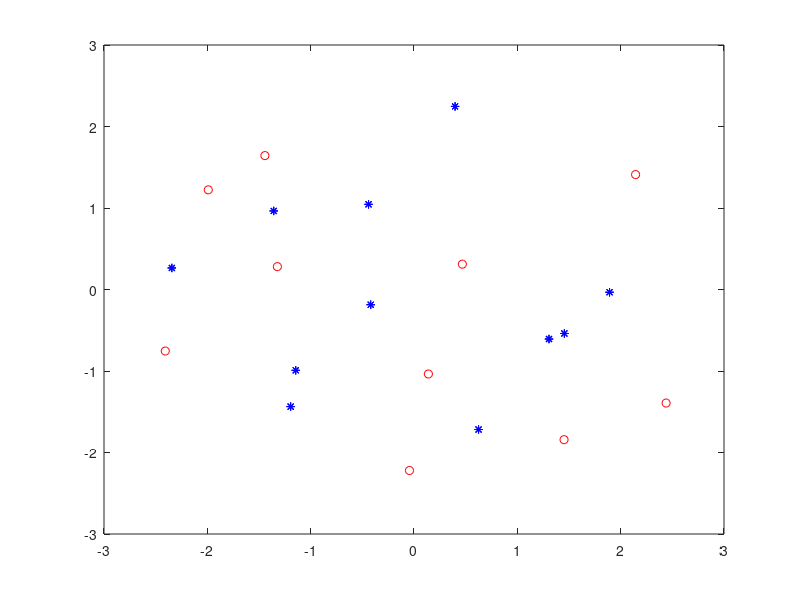
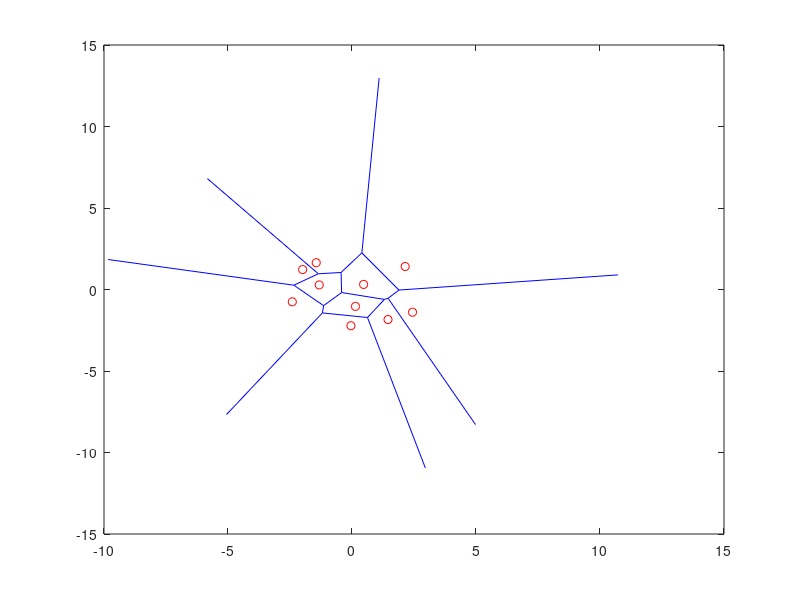

Here is the MATLAB script that generated these plots, in order: (Note: this script raises an error after producing the figures.)
close all;
clc;
clearvars;

points = 10;
range = 5;
for i = 1:points
	x(i) = (rand() - 0.5)*range;
	y(i) = (rand() - 0.5)*range;
end

% Plot the points
plot(x, y, 'or');
hold on
P = [x', y'];
% Find the voroni map
[v,c] = voronoin(P);

% Plot the voroni map for the a generic point
idx = round(rand()*points);
for idx = 1:points
for i = 1:length(c{idx})
	plot(v(c{idx}(i),1), v(c{idx}(i),2), 'b*');
end
end

figure()
[a,b] = voronoi(x,y);
plot(a,b,'b')
hold on 
plot(x, y, 'or');



dt = delaunayTriangulation(P);
[V,R] = voronoiDiagram(dt);

